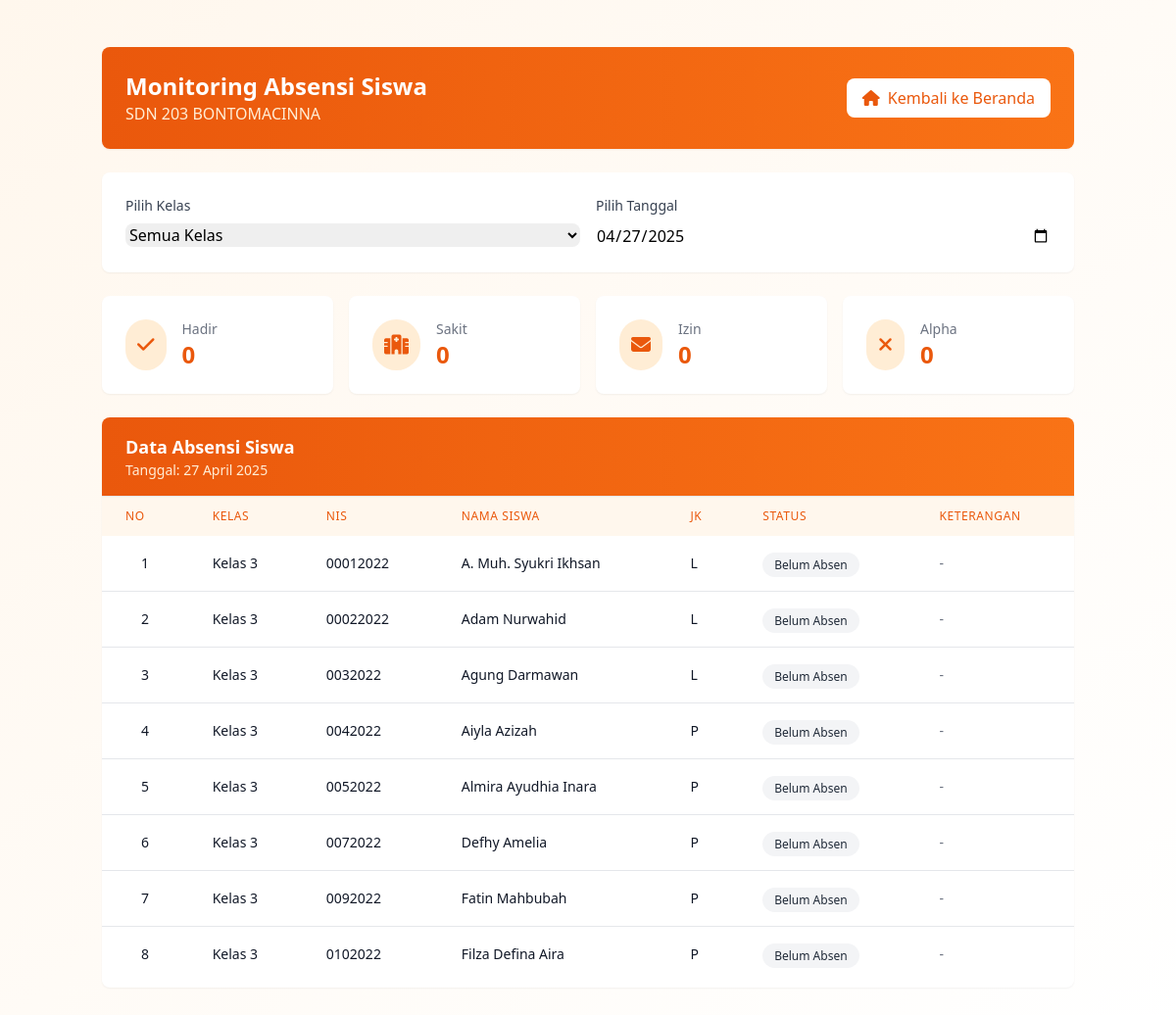
Screenshot of /monitoring.php with the database file from the repository.
### tables this page shows
CREATE TABLE `siswa` (
  `id` int(11) NOT NULL,
  `nis` varchar(20) NOT NULL,
  `nisn` varchar(20) NOT NULL,
  `nama` varchar(100) NOT NULL,
  `jenis_kelamin` enum('L','P') NOT NULL,
  `kelas_id` int(11) NOT NULL,
  `created_at` timestamp NOT NULL DEFAULT current_timestamp(),
  `updated_at` timestamp NOT NULL DEFAULT current_timestamp() ON UPDATE current_timestamp()
);

CREATE TABLE `kelas` (
  `id` int(11) NOT NULL,
  `nama_kelas` varchar(20) NOT NULL,
  `guru_id` int(11) DEFAULT NULL,
  `created_at` timestamp NOT NULL DEFAULT current_timestamp(),
  `updated_at` timestamp NOT NULL DEFAULT current_timestamp() ON UPDATE current_timestamp()
);

### monitoring.php (the view, shortened to what this page needs)
<?php
require_once 'config/koneksi.php';
require_once 'partials/header.php';
$tanggal = isset($_GET['tanggal']) ? $_GET['tanggal'] : date('Y-m-d');
$query = "
    SELECT
        s.nis,
        s.nama as nama_siswa,
        s.jenis_kelamin,
        k.nama_kelas,
        a.status,
        a.keterangan,
        g.nama as guru_pengajar
    FROM siswa s
    JOIN kelas k ON s.kelas_id = k.id
    LEFT JOIN absensi a ON s.id = a.siswa_id AND DATE(a.tanggal) = ?
    LEFT JOIN guru g ON a.created_by = g.id
    WHERE 1=1
";
$params = [$tanggal];
$query .= " ORDER BY k.nama_kelas, s.nama";
$stmt = $pdo->prepare($query);
$stmt->execute($params);
$siswa_list = $stmt->fetchAll();
$total_hadir = 0;
$total_sakit = 0;
$total_izin = 0;
$total_alpha = 0;
?>
<div class="min-h-screen bg-gradient-to-br from-orange-50 to-white py-12">
    <div class="container mx-auto px-4">
        <div class="max-w-7xl mx-auto">
            <div class="bg-gradient-to-r from-orange-600 to-orange-500 rounded-lg shadow-sm mb-6 p-6">
                <div class="flex justify-between items-center">
                    <div>
                        <h1 class="text-2xl font-bold text-white">Monitoring Absensi Siswa</h1>
                        <p class="text-orange-100">SDN 203 BONTOMACINNA</p>
                    </div>
                    <a href="index.php" class="inline-flex items-center px-4 py-2 bg-white text-orange-600 rounded-lg hover:bg-orange-50 transition duration-200">
                        <i class="fas fa-home mr-2"></i>
                        Kembali ke Beranda
                    </a>
                </div>
            </div>
            <div class="bg-white rounded-lg shadow-sm mb-6 p-6">
                <form method="GET" class="grid grid-cols-1 md:grid-cols-2 gap-4">
                    <div>
                        <label class="block text-sm font-medium text-gray-700 mb-2">Pilih Kelas</label>
                        <select name="kelas_id" class="w-full rounded-lg border-gray-300 focus:ring-orange-500 focus:border-orange-500" onchange="this.form.submit()">
                            <option value="">Semua Kelas</option>
                        </select>
                    </div>
                    <div>
                        <label class="block text-sm font-medium text-gray-700 mb-2">Pilih Tanggal</label>
                        <input type="date" name="tanggal" value="<?= htmlspecialchars($tanggal) ?>"
                               class="w-full rounded-lg border-gray-300 focus:ring-orange-500 focus:border-orange-500"
                               onchange="this.form.submit()">
                    </div>
                </form>
            </div>
            <div class="grid grid-cols-2 md:grid-cols-4 gap-4 mb-6">
                <div class="bg-white rounded-lg shadow-sm p-4 md:p-6 transform hover:scale-105 transition-transform duration-200">
                    <div class="flex items-center">
                        <div class="p-3 rounded-full bg-orange-100">
                            <i class="fas fa-check text-orange-600 text-xl"></i>
                        </div>
                        <div class="ml-4">
                            <h3 class="text-gray-500 text-sm">Hadir</h3>
                            <p class="text-xl md:text-2xl font-semibold text-orange-600"><?= $total_hadir ?></p>
                        </div>
                    </div>
                </div>
                <div class="bg-white rounded-lg shadow-sm p-4 md:p-6 transform hover:scale-105 transition-transform duration-200">
                    <div class="flex items-center">
                        <div class="p-3 rounded-full bg-orange-100">
                            <i class="fas fa-hospital text-orange-600 text-xl"></i>
                        </div>
                        <div class="ml-4">
                            <h3 class="text-gray-500 text-sm">Sakit</h3>
                            <p class="text-xl md:text-2xl font-semibold text-orange-600"><?= $total_sakit ?></p>
                        </div>
                    </div>
                </div>
                <div class="bg-white rounded-lg shadow-sm p-4 md:p-6 transform hover:scale-105 transition-transform duration-200">
                    <div class="flex items-center">
                        <div class="p-3 rounded-full bg-orange-100">
                            <i class="fas fa-envelope text-orange-600 text-xl"></i>
                        </div>
                        <div class="ml-4">
                            <h3 class="text-gray-500 text-sm">Izin</h3>
                            <p class="text-xl md:text-2xl font-semibold text-orange-600"><?= $total_izin ?></p>
                        </div>
                    </div>
                </div>
                <div class="bg-white rounded-lg shadow-sm p-4 md:p-6 transform hover:scale-105 transition-transform duration-200">
                    <div class="flex items-center">
                        <div class="p-3 rounded-full bg-orange-100">
                            <i class="fas fa-times text-orange-600 text-xl"></i>
                        </div>
                        <div class="ml-4">
                            <h3 class="text-gray-500 text-sm">Alpha</h3>
                            <p class="text-xl md:text-2xl font-semibold text-orange-600"><?= $total_alpha ?></p>
                        </div>
                    </div>
                </div>
            </div>
            <div class="bg-white rounded-lg shadow-sm overflow-hidden">
                <div class="px-6 py-4 border-b border-gray-200 bg-gradient-to-r from-orange-600 to-orange-500">
                    <h2 class="text-lg font-semibold text-white">Data Absensi Siswa</h2>
                    <p class="text-sm text-orange-100">Tanggal: <?= date('d F Y', strtotime($tanggal)) ?></p>
                </div>
                <?php if(empty($siswa_list)): ?>
                    <div class="text-center py-8">
                        <i class="fas fa-info-circle text-gray-400 text-4xl mb-3"></i>
                        <p class="text-gray-500">Tidak ada data absensi untuk tanggal ini</p>
                    </div>
                <?php else: ?>
                    <div class="overflow-x-auto">
                        <div class="inline-block min-w-full">
                            <div class="overflow-hidden">
                                <table class="min-w-full">
                                    <thead class="bg-orange-50">
                                        <tr>
                                            <th scope="col" class="px-6 py-3 text-left text-xs font-medium text-orange-600 uppercase tracking-wider">No</th>
                                            <th scope="col" class="px-6 py-3 text-left text-xs font-medium text-orange-600 uppercase tracking-wider">Kelas</th>
                                            <th scope="col" class="px-6 py-3 text-left text-xs font-medium text-orange-600 uppercase tracking-wider">NIS</th>
                                            <th scope="col" class="px-6 py-3 text-left text-xs font-medium text-orange-600 uppercase tracking-wider">Nama Siswa</th>
                                            <th scope="col" class="px-6 py-3 text-left text-xs font-medium text-orange-600 uppercase tracking-wider">JK</th>
                                            <th scope="col" class="px-6 py-3 text-left text-xs font-medium text-orange-600 uppercase tracking-wider">Status</th>
                                            <th scope="col" class="px-6 py-3 text-left text-xs font-medium text-orange-600 uppercase tracking-wider">Keterangan</th>
                                        </tr>
                                    </thead>
                                    <tbody class="bg-white divide-y divide-gray-200">
                                        <?php $no = 1; foreach($siswa_list as $siswa): ?>
                                            <tr class="hover:bg-orange-50 transition-colors duration-200">
                                                <td class="px-6 py-4 whitespace-nowrap text-sm text-gray-900">
                                                    <div class="flex items-center">
                                                        <div class="ml-4">
                                                            <div class="text-sm font-medium text-gray-900"><?= $no++ ?></div>
                                                        </div>
                                                    </div>
                                                </td>
                                                <td class="px-6 py-4 whitespace-nowrap text-sm text-gray-900">
                                                    <?= htmlspecialchars($siswa['nama_kelas']) ?>
                                                </td>
                                                <td class="px-6 py-4 whitespace-nowrap text-sm text-gray-900">
                                                    <?= htmlspecialchars($siswa['nis']) ?>
                                                </td>
                                                <td class="px-6 py-4 whitespace-nowrap text-sm text-gray-900">
                                                    <?= htmlspecialchars($siswa['nama_siswa']) ?>
                                                </td>
                                                <td class="px-6 py-4 whitespace-nowrap text-sm text-gray-900">
                                                    <?= $siswa['jenis_kelamin'] ?>
                                                </td>
                                                <td class="px-6 py-4 whitespace-nowrap">
                                                    <span class="px-3 py-1 text-xs rounded-full font-medium
                                                        <?php
                                                        switch($siswa['status']) {
                                                            default:
                                                                echo 'bg-gray-100 text-gray-800';
                                                        }
                                                        ?>">
                                                        <?= $siswa['status'] ? ucfirst($siswa['status']) : 'Belum Absen' ?>
                                                    </span>
                                                </td>
                                                <td class="px-6 py-4 whitespace-nowrap text-sm text-gray-500">
                                                    <?= $siswa['keterangan'] ? htmlspecialchars($siswa['keterangan']) : '-' ?>
                                                </td>
                                            </tr>
                                        <?php endforeach; ?>
                                    </tbody>
                                </table>
                            </div>
                        </div>
                    </div>
                <?php endif; ?>
            </div>
        </div>
    </div>
</div>
<?php require_once 'partials/footer.php'; ?>

### partials/header.php (style rules this page uses)
@media (min-width: 769px) { .container { max-width: 1200px; margin-left: auto; margin-right: auto; } }

### monitoring.php (style rules this page uses)
tr { transition: all 0.2s ease-in-out; }

### rows the page displays
siswa: kelas.nama_kelas "Kelas 3", nis "00012022", nama "A. Muh. Syukri Ikhsan", jenis_kelamin "L"
siswa: kelas.nama_kelas "Kelas 3", nis "00022022", nama "Adam Nurwahid", jenis_kelamin "L"
siswa: kelas.nama_kelas "Kelas 3", nis "0032022", nama "Agung Darmawan", jenis_kelamin "L"
siswa: kelas.nama_kelas "Kelas 3", nis "0042022", nama "Aiyla Azizah", jenis_kelamin "P"
siswa: kelas.nama_kelas "Kelas 3", nis "0052022", nama "Almira Ayudhia Inara", jenis_kelamin "P"
siswa: kelas.nama_kelas "Kelas 3", nis "0072022", nama "Defhy Amelia", jenis_kelamin "P"
siswa: kelas.nama_kelas "Kelas 3", nis "0092022", nama "Fatin Mahbubah", jenis_kelamin "P"
siswa: kelas.nama_kelas "Kelas 3", nis "0102022", nama "Filza Defina Aira", jenis_kelamin "P"

### other values shown
$total_hadir "0"
$total_sakit "0"
$total_izin "0"
$total_alpha "0"
date('d F Y', strtotime($tanggal)) "27 April 2025"
